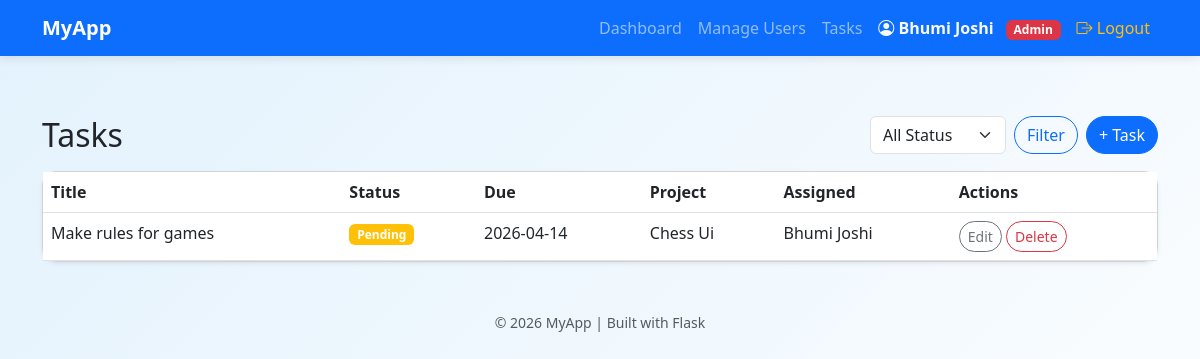
Page /tasks (signed in) on the committed database.
### tables this page shows
CREATE TABLE users (
    id INTEGER PRIMARY KEY AUTOINCREMENT,
    name TEXT NOT NULL,
    email TEXT NOT NULL UNIQUE,
    password TEXT NOT NULL,
    role TEXT NOT NULL CHECK(role IN ('Admin', 'Member'))
);

CREATE TABLE tasks (
    id INTEGER PRIMARY KEY AUTOINCREMENT,
    title TEXT NOT NULL,
    description TEXT NOT NULL,
    status TEXT NOT NULL CHECK(status IN ('Pending', 'In Progress', 'Completed')),
    due_date TEXT,
    assigned_to INTEGER NOT NULL,
    project_id INTEGER NOT NULL,
    FOREIGN KEY(assigned_to) REFERENCES users(id) ON DELETE CASCADE,
    FOREIGN KEY(project_id) REFERENCES projects(id) ON DELETE CASCADE
);

CREATE TABLE projects (
    id INTEGER PRIMARY KEY AUTOINCREMENT,
    name TEXT NOT NULL,
    description TEXT NOT NULL,
    created_by INTEGER NOT NULL,
    FOREIGN KEY(created_by) REFERENCES users(id) ON DELETE CASCADE
);

### routes/web.py (the view)
@web_bp.route("/tasks")
@login_required
def tasks():
    role = session.get("role")
    user_id = session.get("user_id")
    page = int(request.args.get("page", 1))
    per_page = 5
    offset = (page - 1) * per_page
    status = request.args.get("status", "").strip()
    filters = []
    params = []
    if role != "Admin":
        filters.append("t.assigned_to = ?")
        params.append(user_id)
    if status in VALID_STATUSES:
        filters.append("t.status = ?")
        params.append(status)
    where_clause = "WHERE " + " AND ".join(filters) if filters else ""
    total = query_one(f"""
        SELECT COUNT(*) as count FROM tasks t {where_clause}
    """, tuple(params))["count"]
    tasks = query_all(f"""
        SELECT t.*, u.name AS assigned_name, p.name AS project_name
        FROM tasks t
        JOIN users u ON u.id = t.assigned_to
        JOIN projects p ON p.id = t.project_id
        {where_clause}
        ORDER BY t.id DESC
        LIMIT ? OFFSET ?
    """, tuple(params + [per_page, offset]))
    total_pages = (total + per_page - 1) // per_page
    return render_template(
        "tasks.html",
        tasks=tasks,
        statuses=VALID_STATUSES,
        current_page=page,
        total_pages=total_pages,
        selected_status=status,
    )

### db.py (called while the page is built)
def get_db():
    if "db" not in g:
        g.db = sqlite3.connect(current_app.config["DATABASE_PATH"])
        g.db.row_factory = sqlite3.Row
        g.db.execute("PRAGMA foreign_keys = ON")
    return g.db

def query_all(sql, params=()):
    return get_db().execute(sql, params).fetchall()

def query_one(sql, params=()):
    return get_db().execute(sql, params).fetchone()

### routes/auth.py (called while the page is built)
def login_required(view_func):
    @wraps(view_func)
    def wrapper(*args, **kwargs):
        if "user_id" not in session:
            flash("Please login first.", "warning")
            return redirect(url_for("auth.user_login"))
        return view_func(*args, **kwargs)
    return wrapper

### templates/tasks.html (shortened to what this page needs)
{% extends "base.html" %}
{% block content %}
<div class="d-flex justify-content-between align-items-center mb-3">
    <h2 class="section-title mb-0">Tasks</h2>
    <div class="d-flex gap-2">
        <form method="GET" class="d-flex">
            <select name="status" class="form-select me-2">
                <option value="">All Status</option>
            </select>
            <button class="btn btn-outline-primary">Filter</button>
        </form>
        {% if session.get('role') == 'Admin' %}
        <a href="{{ url_for('web.create_task') }}" class="btn btn-primary">
            + Task
        </a>
        {% endif %}
    </div>
</div>
<div class="card shadow-sm">
    <div class="table-responsive">
        <table class="table table-hover mb-0">
            <thead>
                <tr>
                    <th>Title</th>
                    <th>Status</th>
                    <th>Due</th>
                    <th>Project</th>
                    <th>Assigned</th>
                    {% if session.get('role') == 'Admin' %}
                        <th>Actions</th>
                    {% endif %}
                </tr>
            </thead>
            <tbody>
                {% for task in tasks %}
                <tr>
                    <td>{{ task.title }}</td>
                    <td>
                        <span class="badge
                            {% if task.status == 'Pending' %}bg-warning
                            {% elif task.status == 'In Progress' %}bg-info
                            {% else %}bg-success{% endif %}">
                            {{ task.status }}
                        </span>
                    </td>
                    <td>{{ task.due_date or "N/A" }}</td>
                    <td>{{ task.project_name or "N/A" }}</td>
                    <td>{{ task.assigned_name or "Unassigned" }}</td>
                    {% if session.get('role') == 'Admin' %}
                    <td>
                        <a href="{{ url_for('web.edit_task', id=task.id) }}"
                           class="btn btn-sm btn-outline-secondary">
                           Edit
                        </a>
                        <form method="POST"
                              action="{{ url_for('web.delete_task', id=task.id) }}"
                              class="d-inline"
                              onsubmit="return confirm('Delete this task?');">
                            <button class="btn btn-sm btn-outline-danger">
                                Delete
                            </button>
                        </form>
                    </td>
                    {% endif %}
                </tr>
                {% else %}
                <tr>
                    <td colspan="6" class="text-center text-muted">
                        No tasks found
                    </td>
                </tr>
                {% endfor %}
            </tbody>
        </table>
    </div>
</div>
{% endblock %}

### templates/base.html (shortened to what this page needs)
<!DOCTYPE html>
<html lang="en">
<head>
    <link href="https://cdn.jsdelivr.net/npm/bootstrap@5.3.0/dist/css/bootstrap.min.css" rel="stylesheet">
    <link href="https://cdn.jsdelivr.net/npm/bootstrap-icons@1.11.1/font/bootstrap-icons.css" rel="stylesheet">
</head>
<body>
<nav class="navbar navbar-expand-lg navbar-dark bg-primary">
    <div class="container">
        <a class="navbar-brand fw-bold" href="/">MyApp</a>
        <div class="collapse navbar-collapse" id="navBar">
            <ul class="navbar-nav ms-auto">
                {% if session.get('user_id') %}
                    {% if session.get('role') == 'Admin' %}
                        <li class="nav-item">
                            <a class="nav-link" href="{{ url_for('web.dashboard') }}">Dashboard</a>
                        </li>
                        <li class="nav-item">
                            <a class="nav-link" href="{{ url_for('web.manage_users') }}">Manage Users</a>
                        </li>
                        <li class="nav-item">
                            <a class="nav-link" href="{{ url_for('web.tasks') }}">Tasks</a>
                        </li>
                    {% endif %}
                    <li class="nav-item">
                        <span class="nav-link text-light fw-semibold">
                            <i class="bi bi-person-circle"></i>
                            {{ session.get('user_name') }}
                            <span class="badge ms-2
                                {% if session.get('role') == 'Admin' %}
                                    bg-danger
                                {% else %}
                                    bg-success
                                {% endif %}">
                                {{ session.get('role') }}
                            </span>
                        </span>
                    </li>
                    <li class="nav-item">
                        <a class="nav-link text-warning" href="{{ url_for('auth.logout') }}">
                            <i class="bi bi-box-arrow-right"></i> Logout
                        </a>
                    </li>
                {% endif %}
            </ul>
        </div>
    </div>
</nav>
<div class="container auth-page">
    {% block content %}{% endblock %}
</div>
<footer class="text-center mt-5 mb-3 text-muted">
    <small>© 2026 MyApp | Built with Flask</small>
</footer>
</body>
</html>

### templates/base.html (style rules this page uses)
body { background: linear-gradient(135deg, #e3f2fd, #ffffff); min-height: 100vh; }
.navbar { box-shadow: 0 2px 10px rgba(0,0,0,0.1); }
.card { border-radius: 15px; }
.btn { border-radius: 30px; }
.auth-page { margin-top: 60px; }

### rows in the picture
users: get "Bhumi Joshi", get "Admin"
tasks: title "Make rules for games", status "Pending", due_date "2026-04-14", name "Chess Ui", name "Bhumi Joshi"
